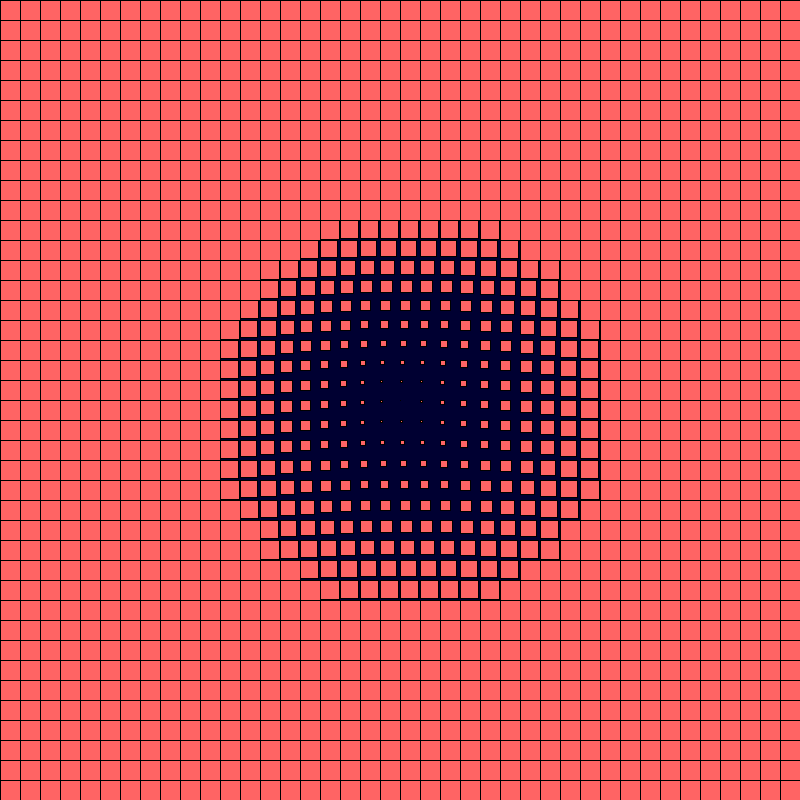
Frame 1 (no input)
Frame 60 (the mouse pressed at the canvas centre just before this capture): identical to frame 1, image omitted
Frame 120 (the mouse held since frame 60 and released just before this capture): identical to frame 1, image omitted

The Processing sketch that drew this single still picture (run headless with seeded random() and noise(); from frame 60 on, the mouse is pressed at the canvas centre):

// Processing sketch: distance01
// ── distance01.pde
PVector p0;
PVector p1 = new PVector(0,0);
int x;

void setup() {
   size(800,800); 
   frameRate(20);
   p0 = new PVector(width/2,height/2);
   x = 0;
}


void draw() {
  
  background(0,0,50);  
  
  lights();
  stroke(0);
  fill(255,100,100);
  
  int N = 20;
  
  for (int i=0; i<width; i+=N) {
    for (int j=0; j<height; j+=N) {
      
      PVector offset = new PVector(i,j);
      //offset.mult(N);
      
      float d = offset.dist(p0)*1f;
      if (d==0) d=0.1f;
      
      g.pushMatrix();
      translate(offset.x, offset.y);
      rect (0,0,d/10,d/10);
      g.popMatrix();
    }
  }
}
